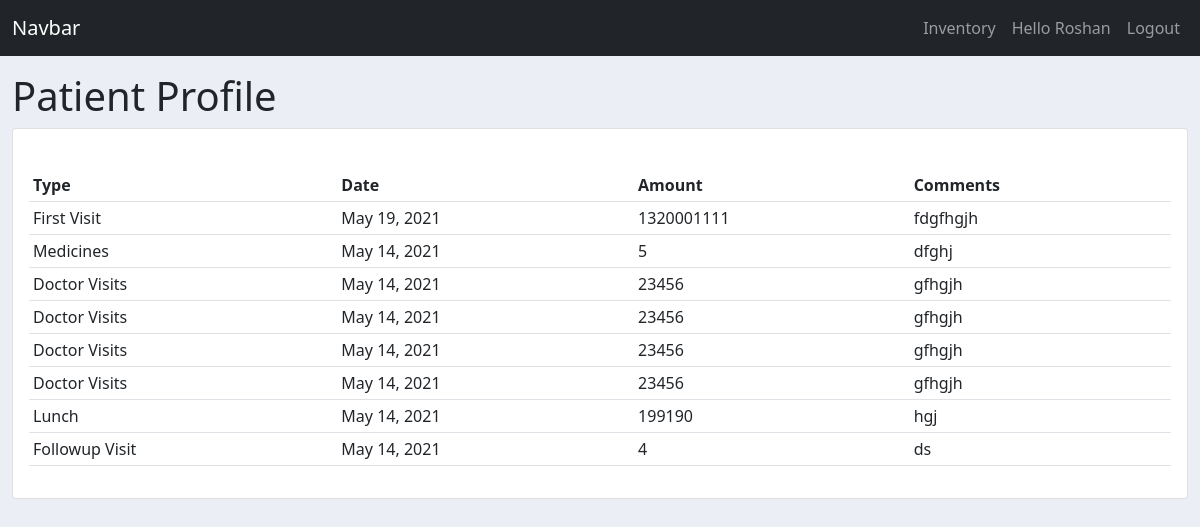
/patientPage (signed in), run on the app's committed database.
### Hospital_crm/models.py (models this page shows)
class Bills(models.Model):
    billchoices = (
        ('Lab Test','Lab Test'),
        ('Room Charges','Room Charges'),
        ('Doctor Visits','Doctor Visits'),
        ('Lunch','Lunch'),
        ('Medicines', 'Medicines'),
        ('First Visit', 'First Visit'),
        ('Followup Visit', 'Followup Visit'),
        ('In Comments', 'In Comments')
    )
    patient = models.ForeignKey(Patient, on_delete = models.CASCADE)
    Date = models.DateField()
    amount = models.IntegerField(null=True)
    type = models.CharField(max_length=200, choices=billchoices)
    Comments = models.TextField(max_length=500, null=True)
    def __str__(self):
        return "{0} - {1}".format(self.patient, self.type)

### Hospital_crm/decorators.py (the view)
        def wrapper_func(request, *args, **kwargs):
            group = None
            if request.user.groups.exists():
                group = request.user.groups.all()[0].name
            if group in allowed_roles:
                return view_func(request, *args, **kwargs)
            else:
                return HttpResponse('<h1>You Are Not Authorised to view this page</h1>')

### Hospital_crm/models.py (called while the page is built)
    def __str__(self):
        return self.name

### Hospital_crm/views.py (called while the page is built)
@login_required(login_url='LoginForm')
@allowed_users(allowed_roles = ['reception','admin','patient'])
def patientPage(request):
    bill = request.user.patient.bills_set.all()
    print(bill)
    context = {'bill': bill}
    return render(request, 'patientPage.html', context)

### templates/patientPage.html
{%  extends 'main.html' %}
{% load static %}
{% block content %}
<br>
<br>
<br>
        <h1>Patient Profile</h1>
        <div class="row">
            <div class="col-md">
                <div class="card card-body">
                    <br>
                    <table class="table table-sm">
                        <tr>
                            <th>Type</th>
                            <th>Date</th>
                            <th>Amount</th>
                            <th>Comments</th>
                        </tr>
                        {% for i in bill %}
                        <tr>
                            <td>{{i.type}}</td>
                            <td>{{i.Date}}</td>
                            <td>{{i.amount}}</td>
                            <td>{{i.Comments}}</td>
                        </tr>
                        {% endfor %}
            {% endblock %}

### templates/main.html (shortened to what this page needs)
{% load static %}
<!DOCTYPE html>
<html lang="en">
<head>
    <link rel="stylesheet" href="//use.fontawesome.com/releases/v5.0.7/css/all.css">
    <link href="https://cdn.jsdelivr.net/npm/bootstrap@5.0.0-beta3/dist/css/bootstrap.min.css" rel="stylesheet">
</head>
<body>
    <nav class="navbar fixed-top navbar-expand-lg navbar-dark bg-dark">
        <div class="container-fluid">
            <a class="navbar-brand" href={% url 'homepage' %}>Navbar</a>
            <div class="collapse navbar-collapse" id="navbarNavDropdown">
                <ul class="navbar-nav ms-auto">
                    <li class="nav-item">
                        <a class="nav-link" href={% url 'inventory_view' %}>Inventory</a></li>
                        <a class="nav-link " href="#" >
                            Hello {{request.user}}
                        </a>
                    <li class="nav-item">
                        <a class="nav-link" href={% url 'Logout' %}>Logout</a>
                    </li>
                </ul>
            </div>
        </div>
    </nav>
        <div class="container-fluid">
            {% block content %}
            {% endblock %}
        </div>
</body>
</html>

### templates/main.html (style rules this page uses)
body { background-color: #ebeff5; }

### data on the page
Bills: type "First Visit", Date "May 19, 2021", amount "1320001111", Comments "fdgfhgjh"
Bills: type "Medicines", Date "May 14, 2021", amount "5", Comments "dfghj"
Bills: type "Doctor Visits", Date "May 14, 2021", amount "23456", Comments "gfhgjh"
Bills: type "Doctor Visits", Date "May 14, 2021", amount "23456", Comments "gfhgjh"
Bills: type "Doctor Visits", Date "May 14, 2021", amount "23456", Comments "gfhgjh"
Bills: type "Doctor Visits", Date "May 14, 2021", amount "23456", Comments "gfhgjh"
Bills: type "Lunch", Date "May 14, 2021", amount "199190", Comments "hgj"
Bills: type "Followup Visit", Date "May 14, 2021", amount "4", Comments "ds"

### other printed values
{{ request.user }} "Roshan"
